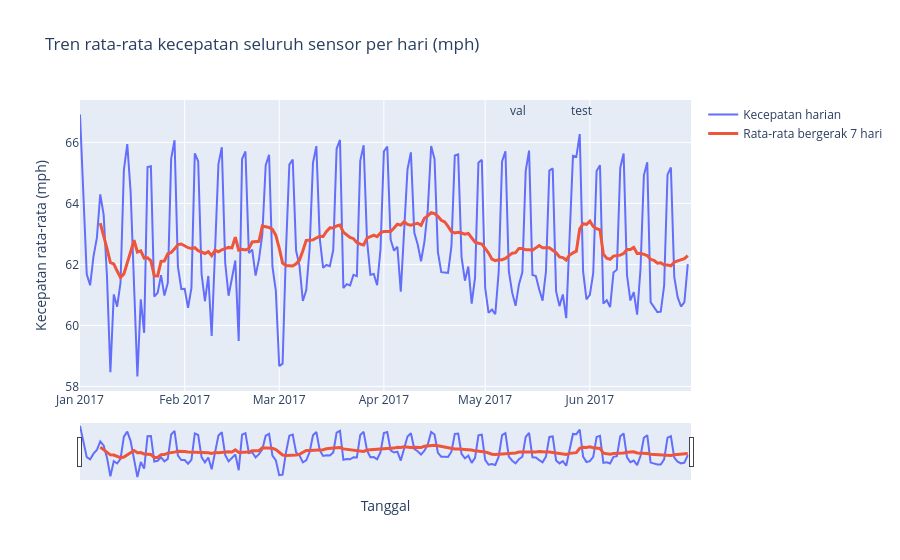

Notebook code for this chart:
### Markdown cell above
## Visualisasi 1: Tren Kecepatan Harian (Line Chart dengan Range Slider)

Rata-rata kecepatan seluruh sensor per hari, dengan rata-rata bergerak 7 hari. Latar abu-abu menandai rentang `val` dan `test`.

### Code cell
bagian_split = (
    seri.group_by('split').agg(pl.col('t0').min().alias('mulai'), pl.col('t0').max().alias('akhir'))
    .sort('mulai').collect(engine='streaming')
)

fig1 = go.Figure()
fig1.add_trace(go.Scatter(x=harian['tanggal'], y=harian['kecepatan_harian'], mode='lines', name='Kecepatan harian'))
fig1.add_trace(go.Scatter(x=harian['tanggal'], y=harian['ma_7'], mode='lines', name='Rata-rata bergerak 7 hari', line=dict(width=3)))
for baris in bagian_split.filter(pl.col('split') != 'train').iter_rows(named=True):
    fig1.add_vrect(x0=baris['mulai'], x1=baris['akhir'], opacity=0.08, line_width=0,
                   annotation_text=baris['split'], annotation_position='top left')
fig1.update_layout(
    title='Tren rata-rata kecepatan seluruh sensor per hari (mph)',
    xaxis=dict(title='Tanggal', rangeslider=dict(visible=True)),
    yaxis_title='Kecepatan rata-rata (mph)',
)
fig1.show()

### Figure 1 — Plotly figure (JSON) as saved in the notebook; plotly's stock layout.template omitted (floating-point values rounded to 4 significant figures; data arrays with more than 128 entries replaced by an {"elided": "..."} marker saying what was removed)
{"data": [{"mode": "lines", "name": "Kecepatan harian", "type": "scatter", "x": {"elided": "181 str values"}, "y": {"elided": "181 float values"}}, {"line": {"width": 3}, "mode": "lines", "name": "Rata-rata bergerak 7 hari", "type": "scatter", "x": {"elided": "181 str values"}, "y": {"elided": "181 float values"}}], "layout": {"annotations": [{"showarrow": false, "text": "val", "x": "2017-05-07T16:40:00", "xanchor": "left", "xref": "x", "y": 1, "yanchor": "top", "yref": "y domain"}, {"showarrow": false, "text": "test", "x": "2017-05-25T18:45:00", "xanchor": "left", "xref": "x", "y": 1, "yanchor": "top", "yref": "y domain"}], "shapes": [{"line": {"width": 0}, "opacity": 0.08, "type": "rect", "x0": "2017-05-07T16:40:00", "x1": "2017-05-25T18:40:00", "xref": "x", "y0": 0, "y1": 1, "yref": "y domain"}, {"line": {"width": 0}, "opacity": 0.08, "type": "rect", "x0": "2017-05-25T18:45:00", "x1": "2017-06-30T22:55:00", "xref": "x", "y0": 0, "y1": 1, "yref": "y domain"}], "title": {"text": "Tren rata-rata kecepatan seluruh sensor per hari (mph)"}, "xaxis": {"rangeslider": {"visible": true}, "title": {"text": "Tanggal"}}, "yaxis": {"title": {"text": "Kecepatan rata-rata (mph)"}}}}
